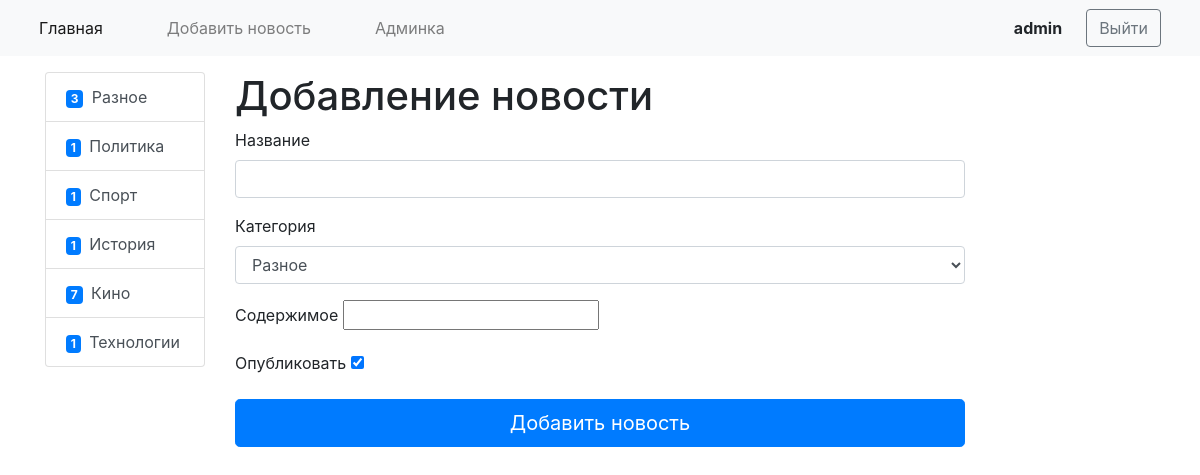
Screenshot of /news/add (signed in) with the database file from the repository.
### news/models.py (models this page shows, shortened)
class Category(models.Model):
    title = models.CharField(max_length=150, db_index=True, verbose_name='Наименование категории')
    def get_absolute_url(self):
        return reverse('category', kwargs={'category_id': self.pk})
    def __str__(self):
        return self.title
    class Meta:
        verbose_name = 'Категория'
        verbose_name_plural = 'Категории'
        ordering = ['id',]

### news/views.py (the view)
# urls.py: path('news/add', CreateNews.as_view(), name='add_news'),
class CreateNews(LoginRequiredMixin, CreateView):
    form_class = NewsForm
    template_name = 'news/add_news.html'
    extra_context = {'title': 'Добавление новости'}
    login_url = '/admin/'

### news/forms.py (shortened to what this page needs)
class NewsForm(forms.ModelForm):
    class Meta:
        model = News
        fields = '__all__'
        widgets = {
            'title': forms.TextInput(attrs={'class': "form-control"}),
            'content': CKEditorUploadingWidget(),
            'category': forms.Select(attrs={'class': "form-control"})
        }

### news/templatetags/news_tags.py (called while the page is built)
@register.inclusion_tag('news/list_categories.html')
def show_categories():
    category = Category.objects.filter(news__is_published=True).annotate(count=Count('news')).filter(count__gt=0)
    return {"categories": category}

### templates/news/add_news.html (shortened to what this page needs)
{% extends 'base.html' %}
{% block sidebar %}
    {% include "inc/_sidebar.html" %}
{% endblock sidebar %}
{% block content %}
    <h1>Добавление новости</h1>
    <form action="{% url 'add_news' %}" method='post'>
        <div class="form-group">
            <label for="{{ form.title.id_for_label }}" class="form-label">Название</label>
            {{ form.title }}
        </div>
        <div class="form-group">
            <label for="{{ form.category.id_for_label }}" class="form-label">Категория</label>
            {{form.category}}
        </div>
        <div class="form-group">
            <label for="{{ form.content.id_for_label }}" class="form-label">Содержимое</label>
            {{form.content}}
        </div>
        <div class="form-group">
            <label for="{{ form.is_published.id_for_label }}" class="form-label">Опубликовать</label>
            {{form.is_published}}
        </div>
        <button type='submit' class='btn btn-primary btn-lg btn-block'>Добавить новость</button>
    </form>
{% endblock content %}

### templates/inc/_nav.html (shortened to what this page needs)
<nav class="navbar navbar-expand-lg navbar-light bg-light">
    <div class="container-fluid">
        <div class="collapse navbar-collapse" id="navbarText">
            <ul class="navbar-nav me-auto mb-2 mb-lg-0">
                <li class="nav-item">
                    <a class="nav-link active mr-5" aria-current="page" href="{% url 'home' %}">Главная</a>
                </li>
                {% if request.user.is_authenticated %}
                    <li class="nav-item">
                        <a class="nav-link mr-5" href="{% url 'add_news' %}">Добавить новость</a>
                    </li>
                    {%  if request.user.is_superuser %}
                        <li class="nav-item">
                            <a class="nav-link mr-5" href="/admin">Админка</a>
                        </li>
                    {% endif %}
                {% endif %}
            </ul>
        </div>
        {% if request.user.is_authenticated %}
            <b>{{ user.username }}</b>
            <form action="{% url 'logout' %}">
                <button class="btn btn-outline-secondary mr-2 ml-4">Выйти</button>
            </form>
        {% endif %}
  </div>
</nav>

### templates/news/list_categories.html
<div class="list-group" >
    {% for item in categories %}
    <a href="{{ item.get_absolute_url }}" class="list-group-item list-group-item-action">
        <span class="badge badge-primary mr-1">{{ item.count }}</span>
        {{ item.title }}
    </a>
    {% endfor %}
</div>

### rows the page displays
Category: count "3", title "Разное"
Category: count "1", title "Политика"
Category: count "1", title "Спорт"
Category: count "1", title "История"
Category: count "7", title "Кино"
Category: count "1", title "Технологии"

### other values shown
{{ user.username }} "admin"
